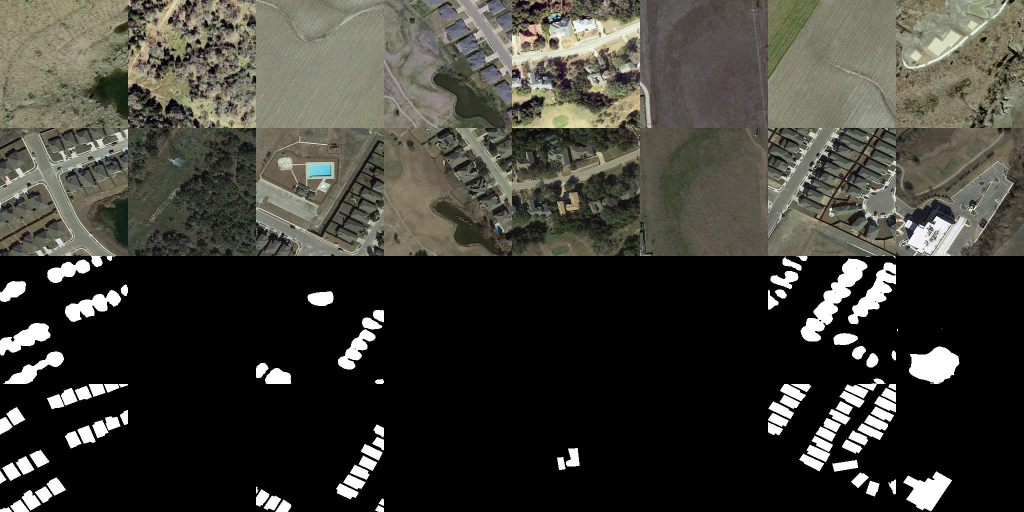
#> input picture ChangeFormer/vis/CD_base_transformer_pos_s4_dd8_LEVIR_b8_lr0.01_train_test_200_linear/istrain_False_1_1.jpg, 2048 x 1024 px (shown at 1/2 size)
$ python alignment_ssim.py --before ../../ChangeFormer/vis/CD_base_transformer_pos_s4_dd8_LEVIR_b8_lr0.01_train_test_200_linear/istrain_False_1_1.jpg --after ../../ChangeFormer/vis/CD_base_transformer_pos_s4_dd8_LEVIR_b8_lr0.01_train_test_200_linear/istrain_True_0_1.jpg
#> lines starting #> are read from the running program, lines starting #| are printed output that depends on the picture; after the words box and inside, x2 and y2 are one past the last pixel; in counts of white or black regions, pixels touching at a corner belong together

import argparse
import json
from pathlib import Path

import cv2
import imutils
import numpy as np
from skimage.exposure import match_histograms
from skimage.metrics import structural_similarity


def parse_args() -> argparse.Namespace:
    parser = argparse.ArgumentParser(description="Align two images and highlight structural differences.")
    parser.add_argument("--before", required=True, help="Reference image path (time T0).")
    parser.add_argument("--after", required=True, help="Target image path (time T1).")
    parser.add_argument("--output-dir", default="outputs", help="Directory for generated artifacts.")
    parser.add_argument("--min-orb-inliers", type=int, default=50, help="Minimum inliers needed to accept ORB homography.")
    parser.add_argument("--roi-area-threshold", type=int, default=200, help="Minimum contour area (pixels) to keep.")
    parser.add_argument("--blur-kernel", type=int, default=5, help="Gaussian blur kernel size (odd integer).")
    parser.add_argument(
        "--color-normalization",
        choices=["none", "histogram", "lab-clahe", "auto"],
        default="none",
        help="Color normalization strategy (auto picks based on luminance stats).",
    )
    return parser.parse_args()


def align_orb(reference: np.ndarray, target: np.ndarray, inlier_threshold: int) -> tuple[np.ndarray, bool]:
    gray_ref = cv2.cvtColor(reference, cv2.COLOR_BGR2GRAY)
    gray_tgt = cv2.cvtColor(target, cv2.COLOR_BGR2GRAY)
    orb = cv2.ORB_create(2000)
    key_ref, desc_ref = orb.detectAndCompute(gray_ref, None)
    key_tgt, desc_tgt = orb.detectAndCompute(gray_tgt, None)
    if desc_ref is None or desc_tgt is None:
        return target, False
    matcher = cv2.BFMatcher(cv2.NORM_HAMMING, crossCheck=True)
    matches = matcher.match(desc_ref, desc_tgt)
    if not matches:
        return target, False
    matches = sorted(matches, key=lambda m: m.distance)
    points_ref = np.float32([key_ref[m.queryIdx].pt for m in matches]).reshape(-1, 1, 2)
    points_tgt = np.float32([key_tgt[m.trainIdx].pt for m in matches]).reshape(-1, 1, 2)
    homography, inliers = cv2.findHomography(points_tgt, points_ref, cv2.RANSAC, 5.0)
    if homography is None or inliers is None or int(inliers.sum()) < inlier_threshold:
        return target, False
    aligned = cv2.warpPerspective(target, homography, (reference.shape[1], reference.shape[0]), flags=cv2.INTER_LINEAR)
    return aligned, True


def align_ecc(reference: np.ndarray, target: np.ndarray) -> tuple[np.ndarray, bool]:
    gray_ref = cv2.cvtColor(reference, cv2.COLOR_BGR2GRAY)
    gray_tgt = cv2.cvtColor(target, cv2.COLOR_BGR2GRAY)
    ref_norm = gray_ref.astype(np.float32) / 255.0
    tgt_norm = gray_tgt.astype(np.float32) / 255.0
    warp_mode = cv2.MOTION_HOMOGRAPHY
    warp_matrix = np.eye(3, dtype=np.float32)
    criteria = (cv2.TERM_CRITERIA_EPS | cv2.TERM_CRITERIA_COUNT, 50, 1e-6)
    try:
        _, warp_matrix = cv2.findTransformECC(ref_norm, tgt_norm, warp_matrix, warp_mode, criteria, None, 5)
        aligned = cv2.warpPerspective(target, warp_matrix, (reference.shape[1], reference.shape[0]), flags=cv2.INTER_LINEAR | cv2.WARP_INVERSE_MAP)
        return aligned, True
    except cv2.error:
        return target, False


def align_images(reference: np.ndarray, target: np.ndarray, inlier_threshold: int) -> tuple[np.ndarray, str]:
    aligned, ok = align_orb(reference, target, inlier_threshold)
    if ok:
        return aligned, "orb"
    aligned, ok = align_ecc(reference, target)
    if ok:
        return aligned, "ecc"
    return target, "none"


def normalize_colors(reference: np.ndarray, target: np.ndarray, mode: str) -> tuple[np.ndarray, np.ndarray]:
    if mode == "none":
        return reference, target
    if mode == "histogram":
        # Match the target histogram to the reference for each RGB channel.
        matched = match_histograms(target, reference, channel_axis=-1)
        return reference, matched.astype(np.uint8)
    if mode == "lab-clahe":
        # Normalize illumination by equalizing the L channel in LAB space for both images.
        clahe = cv2.createCLAHE(clipLimit=2.0, tileGridSize=(8, 8))
        ref_lab = cv2.cvtColor(reference, cv2.COLOR_BGR2LAB)
        tgt_lab = cv2.cvtColor(target, cv2.COLOR_BGR2LAB)
        ref_lab[:, :, 0] = clahe.apply(ref_lab[:, :, 0])
        tgt_lab[:, :, 0] = clahe.apply(tgt_lab[:, :, 0])
        ref_eq = cv2.cvtColor(ref_lab, cv2.COLOR_LAB2BGR)
        tgt_eq = cv2.cvtColor(tgt_lab, cv2.COLOR_LAB2BGR)
        return ref_eq, tgt_eq
    return reference, target


def choose_color_mode(reference: np.ndarray, target: np.ndarray, requested: str) -> str:
    if requested != "auto":
        return requested
    gray_ref = cv2.cvtColor(reference, cv2.COLOR_BGR2GRAY)
    gray_tgt = cv2.cvtColor(target, cv2.COLOR_BGR2GRAY)
    mean_diff = abs(float(gray_ref.mean()) - float(gray_tgt.mean()))
    std_diff = abs(float(gray_ref.std()) - float(gray_tgt.std()))
    if mean_diff > 15.0:
        return "histogram"
    if std_diff > 10.0:
        return "lab-clahe"
    return "none"


def compute_ssim(reference_gray: np.ndarray, target_gray: np.ndarray) -> tuple[float, np.ndarray]:
    score, diff = structural_similarity(reference_gray, target_gray, full=True)
    diff_uint8 = (diff * 255).astype("uint8")
    return score, diff_uint8


def build_mask(diff_gray: np.ndarray) -> np.ndarray:
    blur = cv2.GaussianBlur(diff_gray, (5, 5), 0)
    _, thresh = cv2.threshold(blur, 0, 255, cv2.THRESH_BINARY_INV | cv2.THRESH_OTSU)
    return thresh


def contour_boxes(mask: np.ndarray, min_area: int) -> list[dict]:
    contours = cv2.findContours(mask.copy(), cv2.RETR_EXTERNAL, cv2.CHAIN_APPROX_SIMPLE)
    contours = imutils.grab_contours(contours)
    boxes: list[dict] = []
    for contour in contours:
        area = cv2.contourArea(contour)
        if area < min_area:
            continue
        x, y, w, h = cv2.boundingRect(contour)
        boxes.append({"bbox": [int(x), int(y), int(w), int(h)], "area": float(area)})
    return boxes


def overlay_boxes(image: np.ndarray, boxes: list[dict]) -> np.ndarray:
    output = image.copy()
    for box in boxes:
        x, y, w, h = box["bbox"]
        cv2.rectangle(output, (x, y), (x + w, y + h), (0, 0, 255), 2)
    return output


def apply_heatmap(diff_gray: np.ndarray) -> np.ndarray:
    normalized = cv2.normalize(diff_gray, None, 0, 255, cv2.NORM_MINMAX)
    return cv2.applyColorMap(normalized.astype(np.uint8), cv2.COLORMAP_TURBO)


def main() -> None:
    args = parse_args()
    before_path = Path(args.before)
    after_path = Path(args.after)
    if not before_path.is_file():
        raise FileNotFoundError(f"Missing reference image: {before_path}")
    if not after_path.is_file():
        raise FileNotFoundError(f"Missing target image: {after_path}")
    reference = cv2.imread(str(before_path))
#> reference is the input picture: shape (1024, 2048, 3); mean B, G, R 54.5, 61.8, 62.6
    target = cv2.imread(str(after_path))
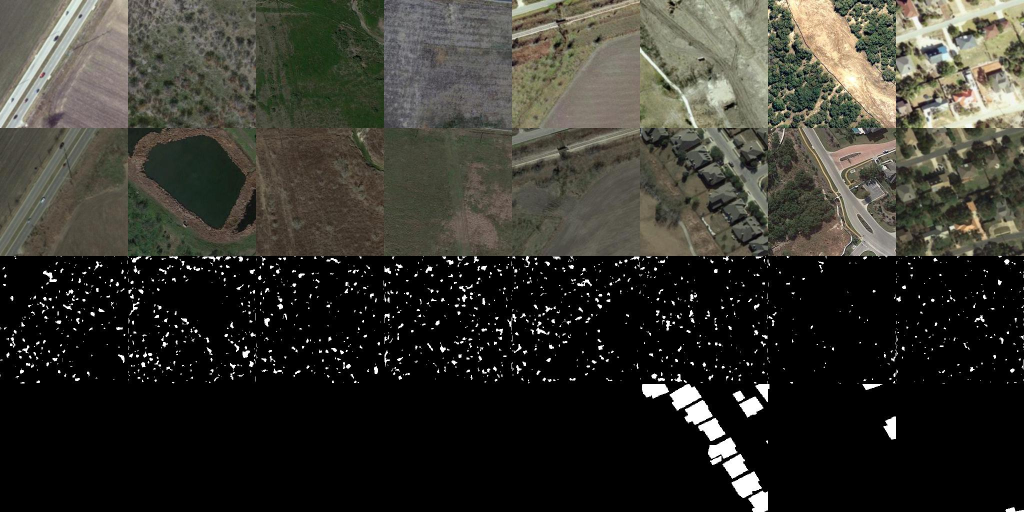
#> input picture ChangeFormer/vis/CD_base_transformer_pos_s4_dd8_LEVIR_b8_lr0.01_train_test_200_linear/istrain_True_0_1.jpg, 2048 x 1024 px (shown at 1/2 size)
#> target is the input picture: shape (1024, 2048, 3); mean B, G, R 46.1, 53.2, 54.2
    if reference is None or target is None:
        raise ValueError("Failed to load one or both images.")
    aligned, method = align_images(reference, target, args.min_orb_inliers)
#> in align_orb, `key_ref, desc_ref = orb.detectAndCompute(gray_ref, None)`: key_ref = 2000 keypoints; strongest (x, y, size): (515, 981, 31), (515, 977, 31), (1788, 550, 31), (1657, 902, 31)
#> in align_orb, `key_tgt, desc_tgt = orb.detectAndCompute(gray_tgt, None)`: key_tgt = 2000 keypoints; strongest (x, y, size): (498, 625, 31), (86, 611, 31), (1072, 527, 31), (795, 538, 31)
#> in align_orb, `matches = matcher.match(desc_ref, desc_tgt)`: matches = 221 matches
#> in align_orb, `points_ref = np.float32([key_ref[m.queryIdx].pt for m in matches]).res..`: points_ref = 221 rows, first 8: [247.8, 573.3], [578.5, 765.2], [616.3, 594.8], [1795.2, 660], [766.1, 761.8], [1537.9, 616.9], [752.7, 763.1], [253, 570]
#> in align_orb, `points_tgt = np.float32([key_tgt[m.trainIdx].pt for m in matches]).res..`: points_tgt = 221 rows, first 8: [1789.5, 875.1], [1789.5, 835.7], [1785.6, 874.9], [1746.7, 581.8], [1784.4, 874.3], [1786.6, 836.1], [1147.7, 757.4], [1788.5, 834.6]
#> in align_orb, `homography, inliers = cv2.findHomography(points_tgt, points_ref, cv2.R..`: homography = [[-0.00232, -1.68, 1546.4], [-0.00318, -1.13, 1144.8], [0.000159, -0.00123, 1]]; inliers = 221 values, max 1 at index 8, min 0 at index 0, mean 0.0317
#> in align_images, `aligned, ok = align_orb(reference, target, inlier_threshold)`: ok = False
#> in align_ecc, `_, warp_matrix = cv2.findTransformECC(ref_norm, tgt_norm, warp_matrix,..`: warp_matrix = [[0.989, -0.0202, 8.9], [-0.00174, 0.978, 7.2], [-1.09e-06, -2.21e-05, 1]]
#> in align_ecc, `aligned = cv2.warpPerspective(target, warp_matrix, (reference.shape[1]..`:
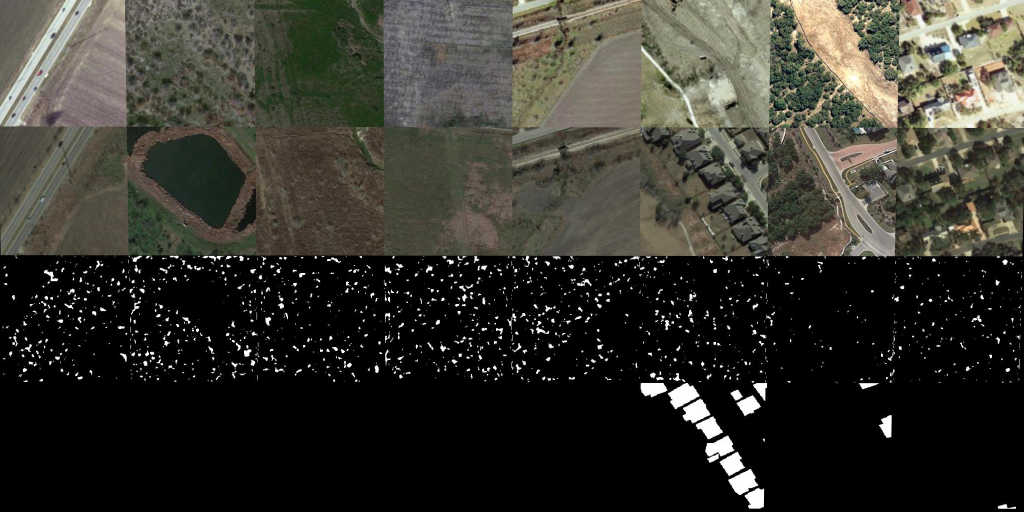
#> aligned: shape (1024, 2048, 3) (shown at 1/2 size); mean B, G, R 45.9, 53, 54
#> in align_images, `aligned, ok = align_ecc(reference, target)`: ok = True
#> method = 'ecc'
    if aligned.shape[:2] != reference.shape[:2]:
        target_h, target_w = reference.shape[:2]
        aligned = cv2.resize(aligned, (target_w, target_h), interpolation=cv2.INTER_AREA)
        method = f"{method}+resize" if method != "none" else "resize"
    color_mode = choose_color_mode(reference, aligned, args.color_normalization)
#> color_mode = 'none'
    reference, aligned = normalize_colors(reference, aligned, color_mode)
    ref_gray = cv2.cvtColor(reference, cv2.COLOR_BGR2GRAY)
    aligned_gray = cv2.cvtColor(aligned, cv2.COLOR_BGR2GRAY)
    if args.blur_kernel > 1 and args.blur_kernel % 2 == 1:
        ref_gray = cv2.GaussianBlur(ref_gray, (args.blur_kernel, args.blur_kernel), 0)
        aligned_gray = cv2.GaussianBlur(aligned_gray, (args.blur_kernel, args.blur_kernel), 0)
    ssim_score, diff_gray = compute_ssim(ref_gray, aligned_gray)
#> in compute_ssim, `score, diff = structural_similarity(reference_gray, target_gray, full=..`:
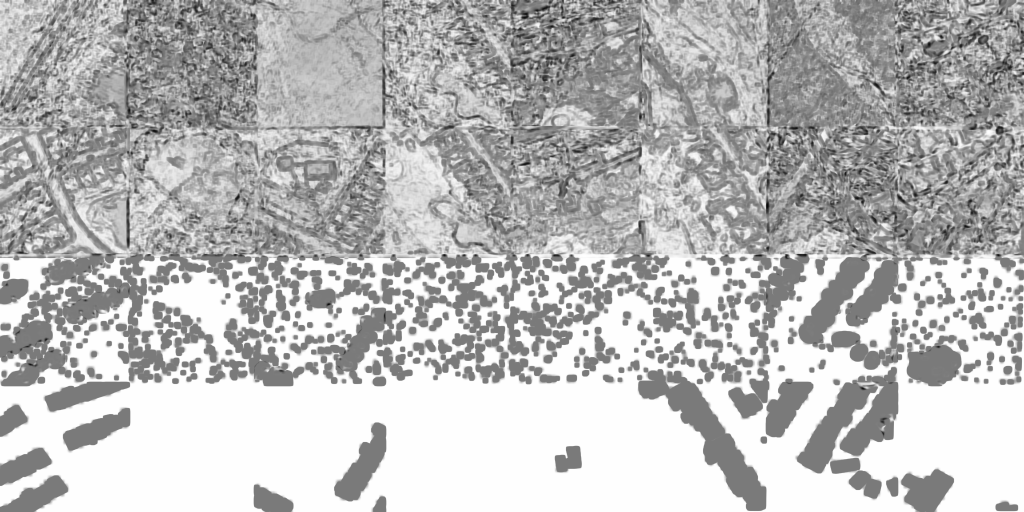
#> diff: shape (1024, 2048) float64 (shown at 1/2 size); min -0.919, max 1, mean 0.485; drawn with min black and max white
#> in compute_ssim, `score, diff = structural_similarity(reference_gray, target_gray, full=..`: score = 0.484
#> in compute_ssim, `diff_uint8 = (diff * 255).astype("uint8")`:
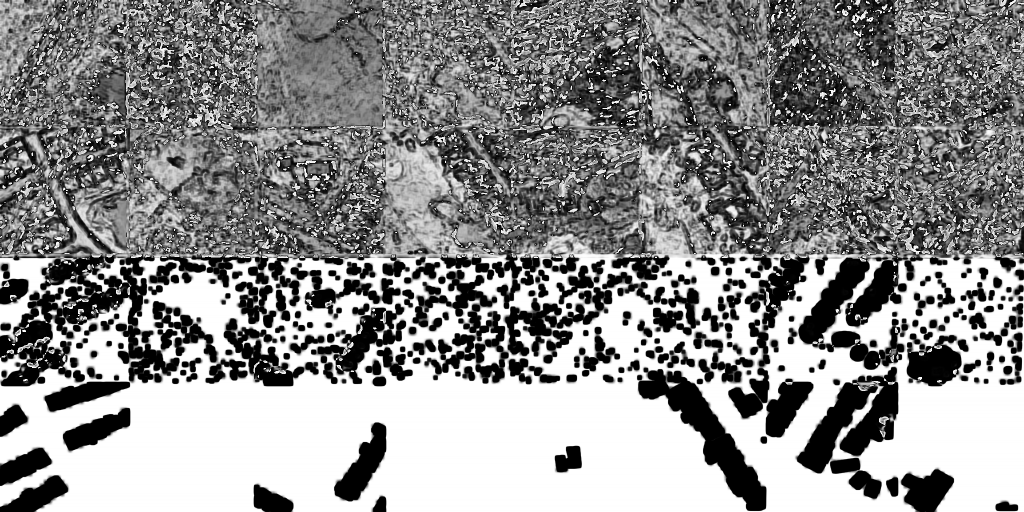
#> diff_uint8: shape (1024, 2048) (shown at 1/2 size); min 0, max 255, mean 141.7
#> ssim_score = 0.484
    mask = build_mask(diff_gray)
#> in build_mask, `_, thresh = cv2.threshold(blur, 0, 255, cv2.THRESH_BINARY_INV | cv2.TH..`:
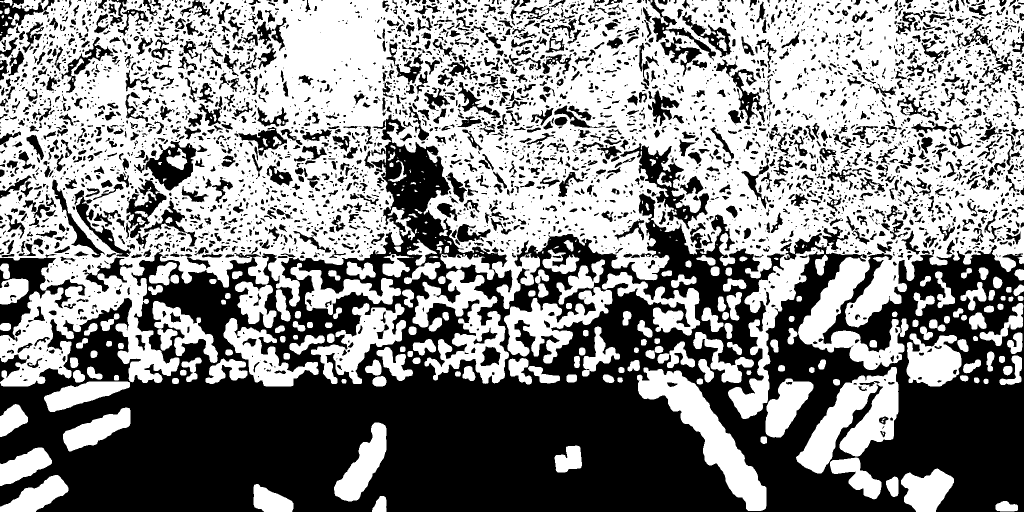
#> thresh: shape (1024, 2048) (shown at 1/2 size); 53.6% white; 4262 black regions (2256 under 20 px)
    boxes = contour_boxes(mask, args.roi_area_threshold)
#> in contour_boxes, `contours = cv2.findContours(mask.copy(), cv2.RETR_EXTERNAL, cv2.CHAIN_..`: contours = 274 contours, 74 with area under 20; largest, box (x1, y1, x2, y2) and area: (0, 0, 2048, 838) 1091892, (1592, 734, 1797, 947) 20244, (1274, 735, 1533, 1022) 20226, (825, 539, 1018, 768) 18478, (1008, 519, 1225, 727) 14992
#> the loop in contour_boxes, `for contour in contours:` made 274 passes
#> (area, x, y, w, h) on passes 1 to 3: (678, 1991, 1002, 45, 21), (644, 744, 992, 29, 32), (2895, 507, 968, 80, 56)
#> after the loop in contour_boxes, `for contour in contours:`: boxes = 113 items
#> boxes = 113 items
    overlay = overlay_boxes(reference, boxes)
#> the loop in overlay_boxes, `for box in boxes:` made 113 passes
#> (box, x, y, w, h) on passes 1 to 10: ({'bbox': [1991, 1002, 45, 21], 'area': 678}, 1991, 1002, 45, 21), ({'bbox': [744, 992, 29, 32], 'area': 644}, 744, 992, 29, 32), ({'bbox': [507, 968, 80, 56], 'area': 2895}, 507, 968, 80, 56), ({'bbox': [1772, 953, 25, 41], 'area': 716}, 1772, 953, 25, 41), ({'bbox': [0, 950, 137, 74], 'area': 4847.5}, 0, 950, 137, 74), ({'bbox': [1802, 937, 106, 87], 'area': 5968}, 1802, 937, 106, 87), ({'bbox': [1660, 915, 103, 84], 'area': 3760.5}, 1660, 915, 103, 84), ({'bbox': [0, 895, 104, 77], 'area': 4275}, 0, 895, 104, 77), ({'bbox': [1109, 891, 55, 54], 'area': 2020.5}, 1109, 891, 55, 54), ({'bbox': [668, 845, 105, 158], 'area': 7300}, 668, 845, 105, 158)
#> after the loop in overlay_boxes, `for box in boxes:`:
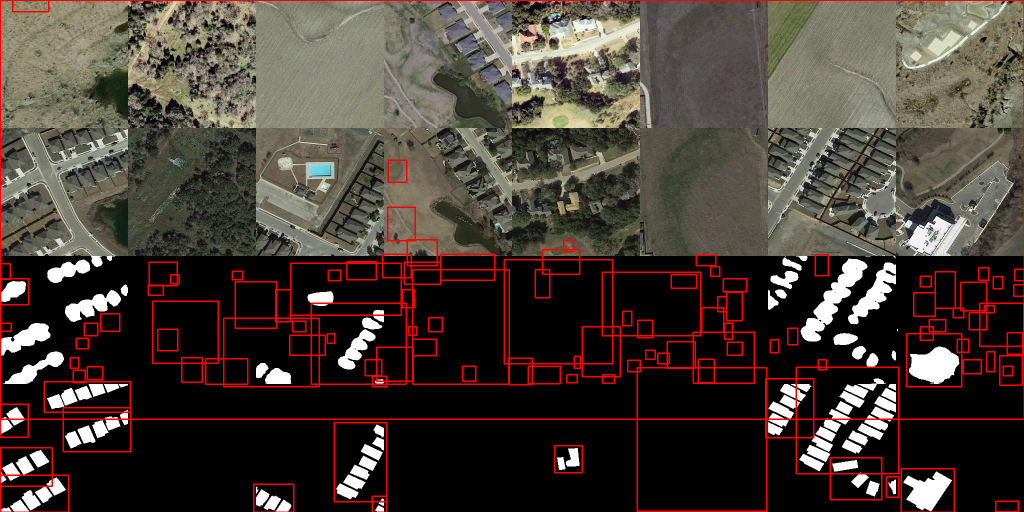
#> output: shape (1024, 2048, 3) (shown at 1/2 size); 3.89% of pixels changed, all inside (x1, y1, x2, y2) = (0, 0, 2048, 1024)
    heatmap = apply_heatmap(diff_gray)
#> in apply_heatmap, `return cv2.applyColorMap(normalized.astype(np.uint8), cv2.COLORMAP_TUR..`:
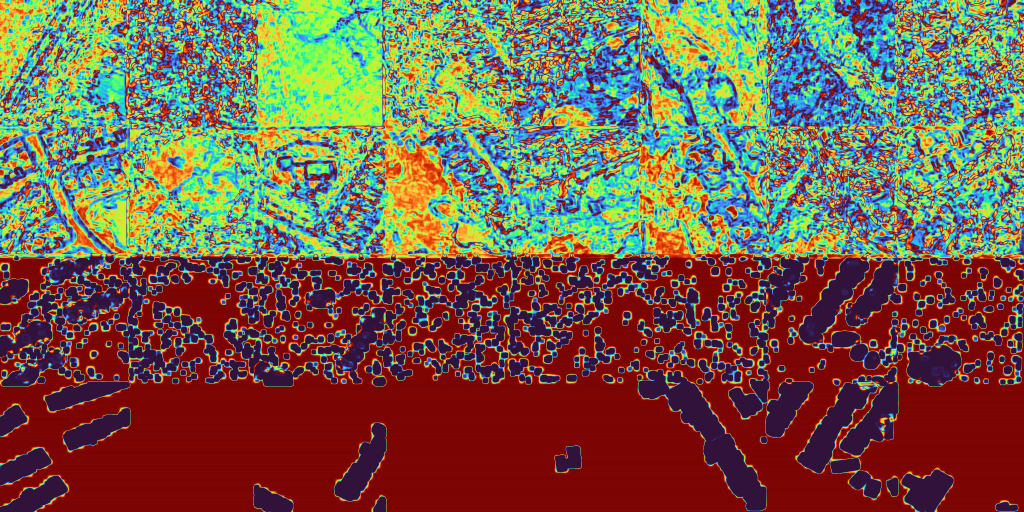
#> returned value: shape (1024, 2048, 3) (shown at 1/2 size); mean of channels 0, 1, 2 75, 93.6, 117.3; drawn as B, G, R
    output_dir = Path(args.output_dir)
    output_dir.mkdir(parents=True, exist_ok=True)
    cv2.imwrite(str(output_dir / "aligned.png"), aligned)
    cv2.imwrite(str(output_dir / "diff_gray.png"), diff_gray)
    cv2.imwrite(str(output_dir / "mask.png"), mask)
    cv2.imwrite(str(output_dir / "overlay.png"), overlay)
    cv2.imwrite(str(output_dir / "heatmap.png"), heatmap)
    report = {
        "alignment_method": method,
        "color_normalization": color_mode,
        "ssim": round(float(ssim_score), 4),
        "roi_count": len(boxes),
        "rois": boxes,
        "before": str(before_path.resolve()),
        "after": str(after_path.resolve()),
    }
    with (output_dir / "report.json").open("w", encoding="utf-8") as handle:
        json.dump(report, handle, indent=2)
    print(json.dumps({
        "status": "ok",
        "ssim": report["ssim"],
        "rois": report["roi_count"],
        "color_normalization": color_mode,
    }))
#| {"status": "ok", "ssim": 0.484, "rois": 113, "color_normalization": "none"}


if __name__ == "__main__":
    main()
